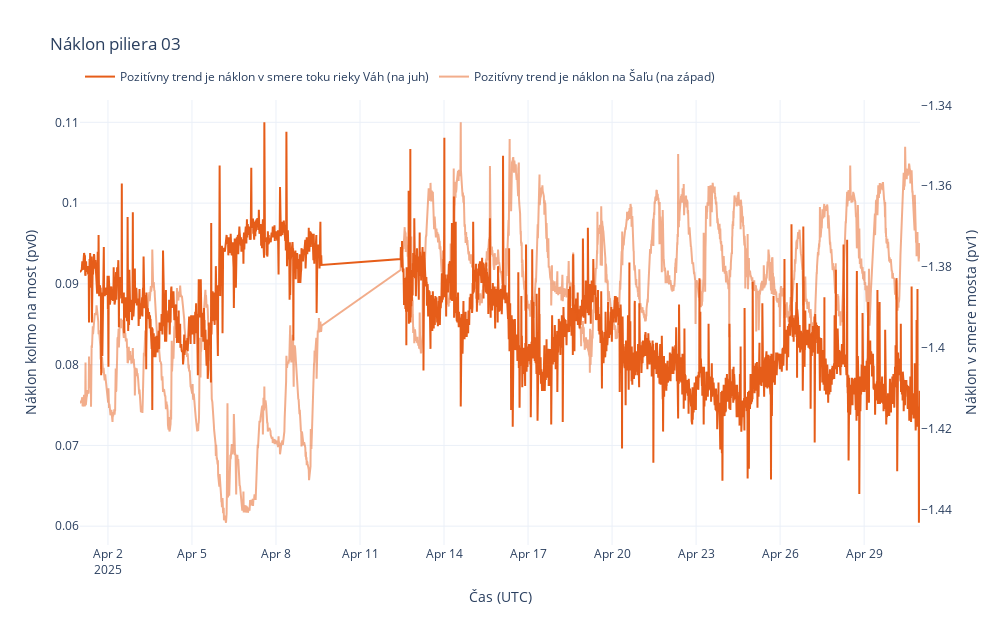
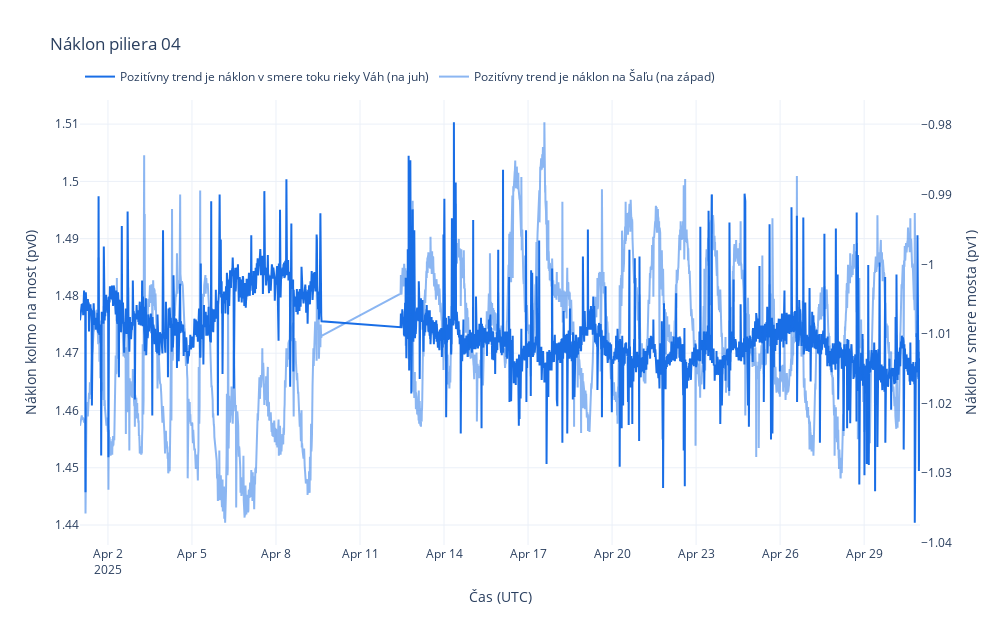
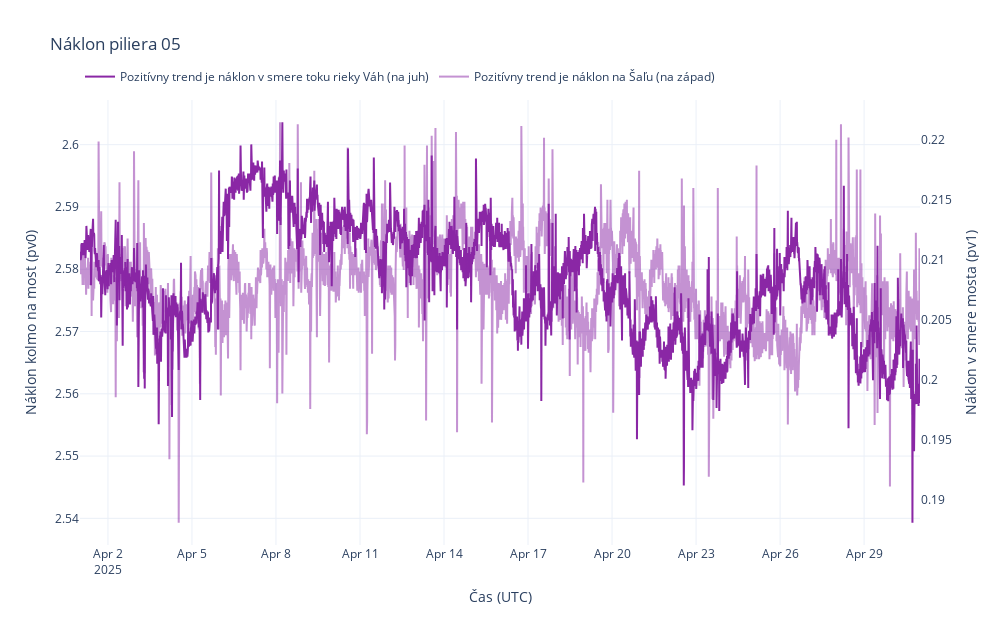
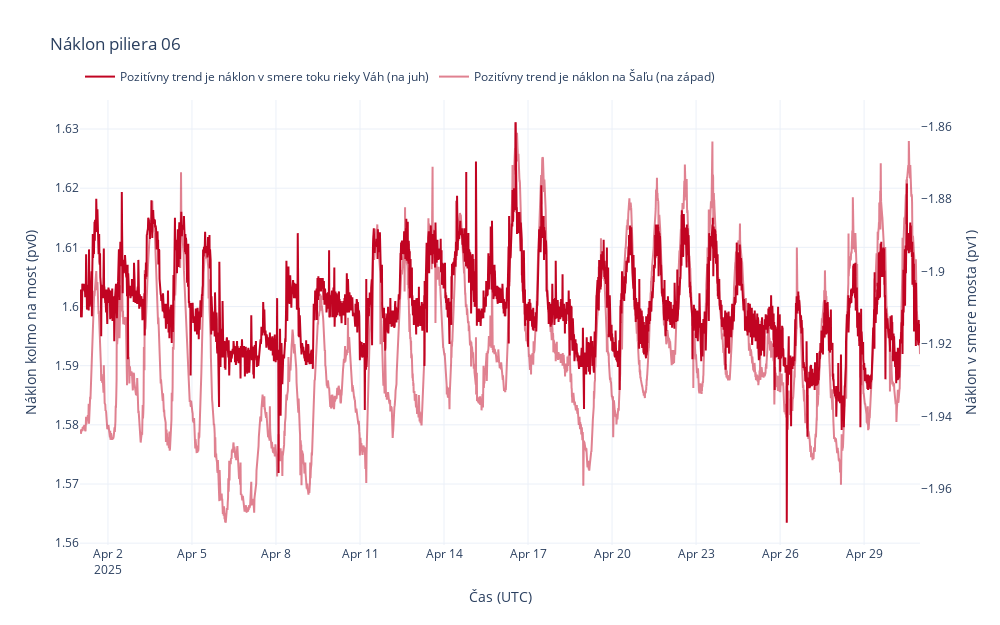

Source (notebook cell) for these figures, in order:
### Code cell
# Plot inclinations for each pier
plot_inclinations(df_hub_1, pier_number=3,
                  uuid="124005320765128", title="Náklon piliera 03",
                  from_time="2025-04-01 00:00", to_time="2025-05-01 00:00")
plot_inclinations(df_hub_1, pier_number=4,
                  uuid="124005320765128", title="Náklon piliera 04",
                  from_time="2025-04-01 00:00", to_time="2025-05-01 00:00")
plot_inclinations(df_hub_2, pier_number=5,
                  uuid="229128940302024", title="Náklon piliera 05",
                  from_time="2025-04-01 00:00", to_time="2025-05-01 00:00")
plot_inclinations(df_hub_2, pier_number=6,
                  uuid="229128940302024", title="Náklon piliera 06",
                  from_time="2025-04-01 00:00", to_time="2025-05-01 00:00")

### Figure 1 — Plotly figure (JSON) as saved in the notebook; plotly's stock layout.template omitted (floating-point values rounded to 4 significant figures; data arrays with more than 128 entries replaced by an {"elided": "..."} marker saying what was removed)
{"data": [{"line": {"color": "#e65d19"}, "mode": "lines", "name": "Pozitívny trend je náklon v smere toku rieky Váh (na juh)", "type": "scatter", "x": {"elided": "3441 str values"}, "y": {"elided": "3441 float values"}}, {"line": {"color": "#e65d19", "width": 2}, "mode": "lines", "name": "Pozitívny trend je náklon na Šaľu (na západ)", "opacity": 0.5, "type": "scatter", "x": {"elided": "3441 str values"}, "y": {"elided": "3441 float values"}, "yaxis": "y2"}], "layout": {"height": 625, "legend": {"orientation": "h", "x": 0, "xanchor": "left", "y": 1.02, "yanchor": "bottom"}, "title": {"text": "Náklon piliera 03"}, "width": 1000, "xaxis": {"title": {"text": "Čas (UTC)"}}, "yaxis": {"side": "left", "title": {"text": "Náklon kolmo na most (pv0)"}}, "yaxis2": {"overlaying": "y", "showgrid": false, "side": "right", "title": {"text": "Náklon v smere mosta (pv1)"}}}}

### Figure 2 — Plotly figure (JSON) as saved in the notebook; plotly's stock layout.template omitted (floating-point values rounded to 4 significant figures; data arrays with more than 128 entries replaced by an {"elided": "..."} marker saying what was removed)
{"data": [{"line": {"color": "#196ee6"}, "mode": "lines", "name": "Pozitívny trend je náklon v smere toku rieky Váh (na juh)", "type": "scatter", "x": {"elided": "3441 str values"}, "y": {"elided": "3441 float values"}}, {"line": {"color": "#196ee6", "width": 2}, "mode": "lines", "name": "Pozitívny trend je náklon na Šaľu (na západ)", "opacity": 0.5, "type": "scatter", "x": {"elided": "3441 str values"}, "y": {"elided": "3441 float values"}, "yaxis": "y2"}], "layout": {"height": 625, "legend": {"orientation": "h", "x": 0, "xanchor": "left", "y": 1.02, "yanchor": "bottom"}, "title": {"text": "Náklon piliera 04"}, "width": 1000, "xaxis": {"title": {"text": "Čas (UTC)"}}, "yaxis": {"side": "left", "title": {"text": "Náklon kolmo na most (pv0)"}}, "yaxis2": {"overlaying": "y", "showgrid": false, "side": "right", "title": {"text": "Náklon v smere mosta (pv1)"}}}}

### Figure 3 — Plotly figure (JSON) as saved in the notebook; plotly's stock layout.template omitted (floating-point values rounded to 4 significant figures; data arrays with more than 128 entries replaced by an {"elided": "..."} marker saying what was removed)
{"data": [{"line": {"color": "#8a27a5"}, "mode": "lines", "name": "Pozitívny trend je náklon v smere toku rieky Váh (na juh)", "type": "scatter", "x": {"elided": "4093 str values"}, "y": {"elided": "4093 float values"}}, {"line": {"color": "#8a27a5", "width": 2}, "mode": "lines", "name": "Pozitívny trend je náklon na Šaľu (na západ)", "opacity": 0.5, "type": "scatter", "x": {"elided": "4093 str values"}, "y": {"elided": "4093 float values"}, "yaxis": "y2"}], "layout": {"height": 625, "legend": {"orientation": "h", "x": 0, "xanchor": "left", "y": 1.02, "yanchor": "bottom"}, "title": {"text": "Náklon piliera 05"}, "width": 1000, "xaxis": {"title": {"text": "Čas (UTC)"}}, "yaxis": {"side": "left", "title": {"text": "Náklon kolmo na most (pv0)"}}, "yaxis2": {"overlaying": "y", "showgrid": false, "side": "right", "title": {"text": "Náklon v smere mosta (pv1)"}}}}

### Figure 4 — Plotly figure (JSON) as saved in the notebook; plotly's stock layout.template omitted (floating-point values rounded to 4 significant figures; data arrays with more than 128 entries replaced by an {"elided": "..."} marker saying what was removed)
{"data": [{"line": {"color": "#c10422"}, "mode": "lines", "name": "Pozitívny trend je náklon v smere toku rieky Váh (na juh)", "type": "scatter", "x": {"elided": "4093 str values"}, "y": {"elided": "4093 float values"}}, {"line": {"color": "#c10422", "width": 2}, "mode": "lines", "name": "Pozitívny trend je náklon na Šaľu (na západ)", "opacity": 0.5, "type": "scatter", "x": {"elided": "4093 str values"}, "y": {"elided": "4093 float values"}, "yaxis": "y2"}], "layout": {"height": 625, "legend": {"orientation": "h", "x": 0, "xanchor": "left", "y": 1.02, "yanchor": "bottom"}, "title": {"text": "Náklon piliera 06"}, "width": 1000, "xaxis": {"title": {"text": "Čas (UTC)"}}, "yaxis": {"side": "left", "title": {"text": "Náklon kolmo na most (pv0)"}}, "yaxis2": {"overlaying": "y", "showgrid": false, "side": "right", "title": {"text": "Náklon v smere mosta (pv1)"}}}}
